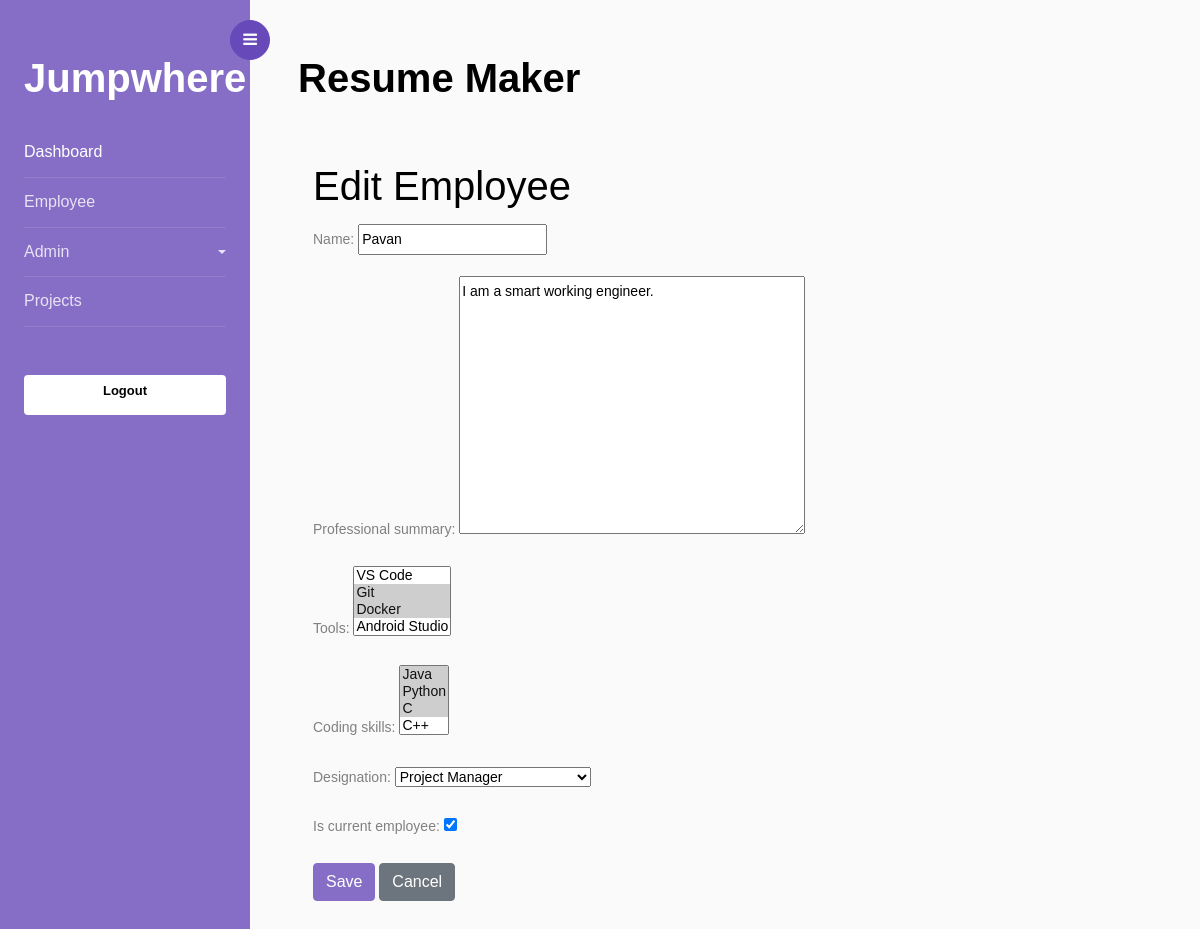
Before: /1/edit-employee/ with the older database file.
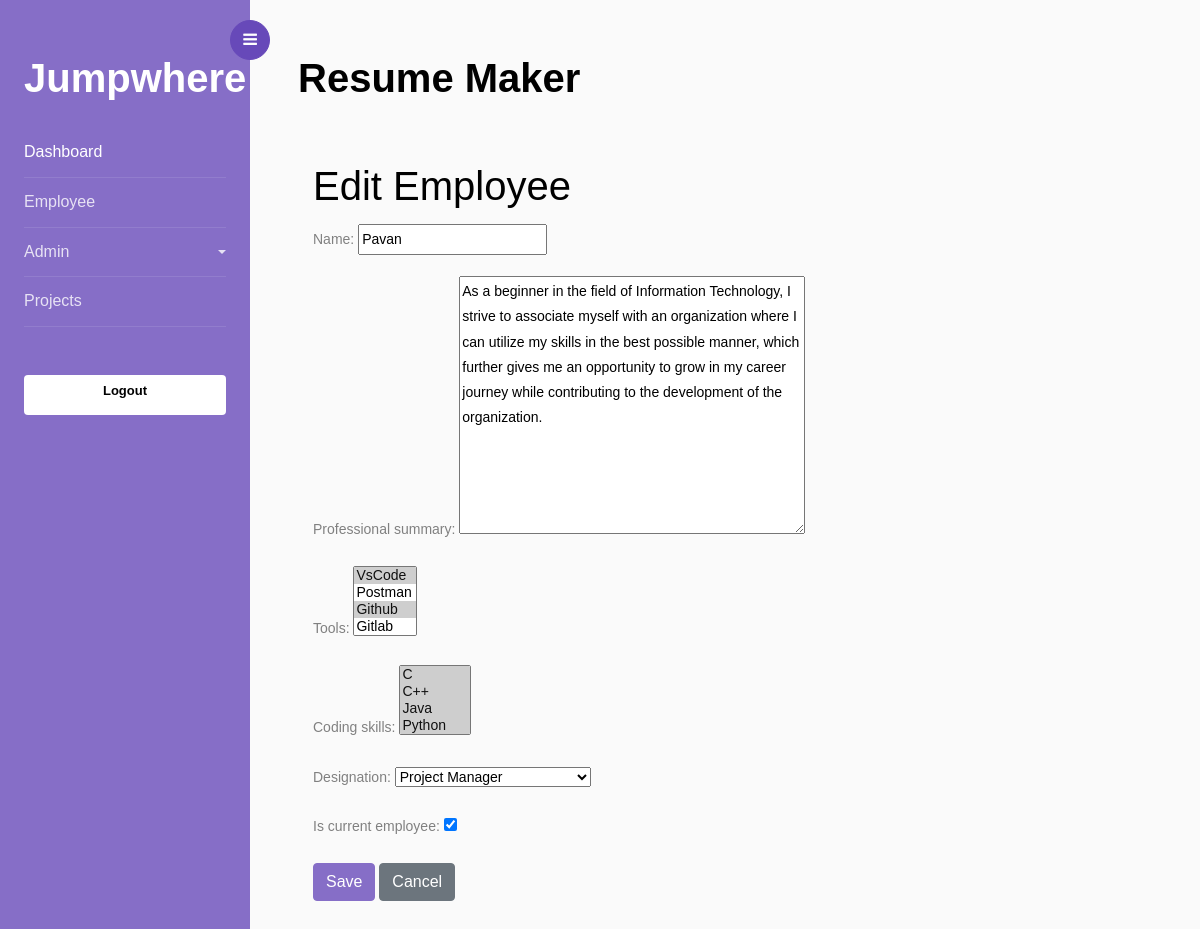
After: the same page with the newer database file.
### resume/models.py (models this page shows, shortened)
class Employee(models.Model):
    name = models.CharField(max_length=50)
    professional_summary = models.TextField()
    tools = models.ManyToManyField(Tool)
    coding_skills = models.ManyToManyField(CodingSkill)
    designation = models.ForeignKey(Designation, on_delete=models.CASCADE)
    is_current_employee = models.BooleanField(default=True)
    is_deleted = models.BooleanField(default=False)
    mapped_project = models.ManyToManyField(Projects)

class Tool(models.Model):
    name = models.CharField(max_length=100)
    flag = models.BooleanField(default=True)
    def __str__(self):
        return self.name

class CodingSkill(models.Model):
    name = models.CharField(max_length=255)
    flag = models.IntegerField(default=1)
    def __str__(self):
        return self.name

### resume/views.py (the view)
# urls.py: path('<int:id>/edit-employee/', views.employee_edit, name='edit'),
def employee_edit(request, id):
    employee = get_object_or_404(Employee, id=id)
    if request.method == 'POST':
        form = EmployeeForm(request.POST, instance=employee)
        if form.is_valid():
            form.save()
            return redirect('list')
    else:
        form = EmployeeForm(instance=employee)
    return render(request, 'employee_form.html', {'form': form})

### resume/forms.py
class EmployeeForm(forms.ModelForm):
    tools = forms.ModelMultipleChoiceField(queryset=Tool.objects.all())
    coding_skills = forms.ModelMultipleChoiceField(queryset=CodingSkill.objects.all())
    designation = forms.ModelChoiceField(queryset=Designation.objects.all())
    class Meta:
        model = Employee
        fields = ['name', 'professional_summary', 'tools', 'coding_skills', 'designation', 'is_current_employee']

### resume/models.py (called while the page is built)
    def __str__(self):
        return self.name

### templates/employee_form.html (shortened to what this page needs)
{% extends 'home.html' %}
{% block content %}
<div class="container mt-5">
  <h1>{% if form.instance.pk %}Edit{% else %}Create{% endif %} Employee</h1>
  <form method="POST">
    {{ form.as_p }}
    <button type="submit" class="btn btn-primary">Save</button>
    <a href="{% url 'list' %}" class="btn btn-secondary">Cancel</a>
  </form>
</div>
{% endblock %}

Changed rows visible on the page:
changed Employee "Project Manager": professional_summary "I am a smart working engineer." → "As a beginner in the field of Information Technology, I strive to associate myself with an organization where I can utilize my skills in the best possible manner, which further gives me an opportunity to grow in my career journey while contributing to the development of the organization."
Other visible differences:
form field tools: "VS Code / Git ☑ / Docker ☑ / Android Studio" → "VsCode ☑ / Postman / Github ☑ / Gitlab"
form field coding_skills: "Java ☑ / Python ☑ / C ☑ / C++" → "C ☑ / C++ ☑ / Java ☑ / Python ☑"
